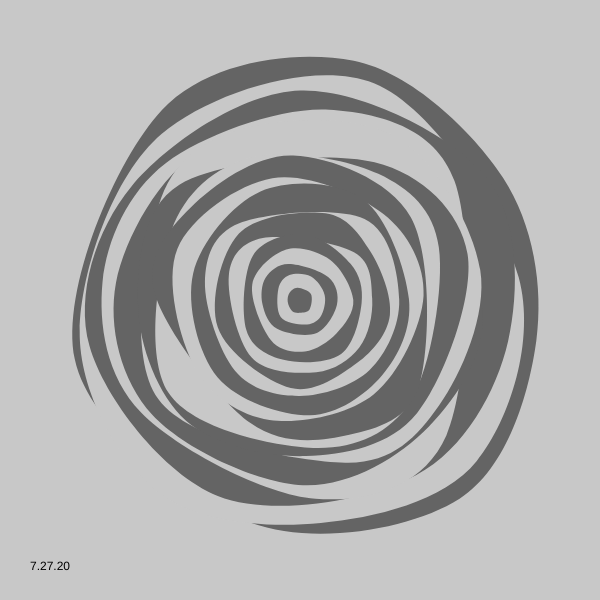
Frame 1 (no input)
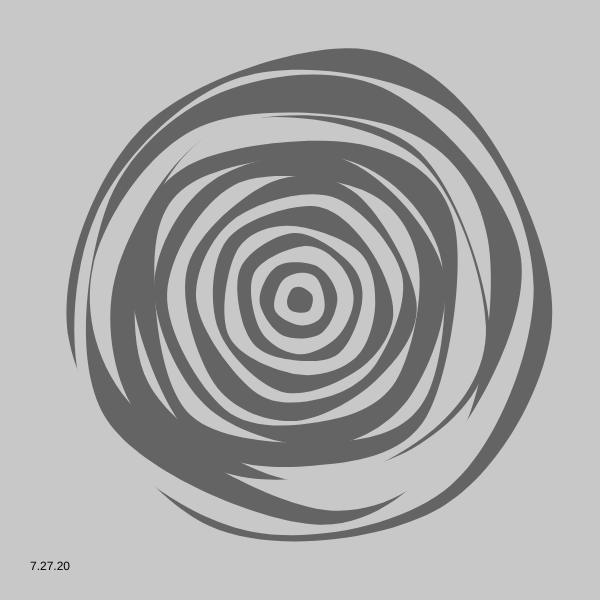
Frame 60 (no input)
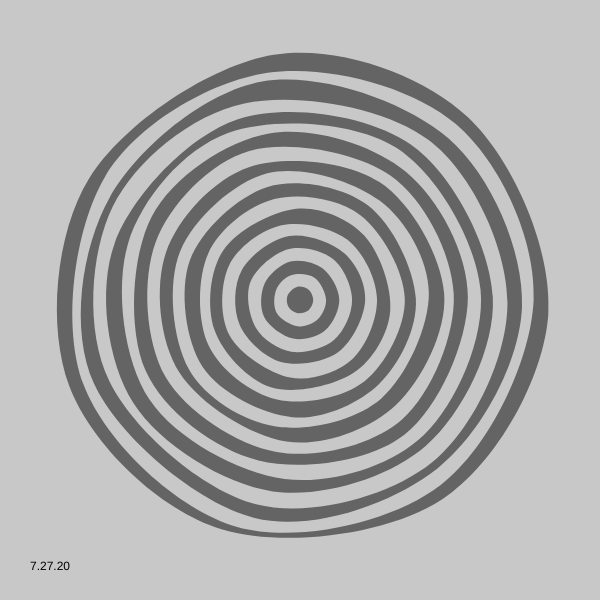
Frame 120 (the mouse pressed at the canvas centre since frame 60)

The p5.js sketch that drew these frames (run headless with seeded random() and noise() and a simulated clock; from frame 60 on, the mouse is pressed at the canvas centre):

// p5.js sketch
// ── sketch.js
let _divideNum;
let _noiseStep;
let _objectNum;
let _aryObjects = [];
let _aryColor = [];

function setup() {
  let canvasSize;
  createCanvas(600, 600);
  frameRate(60);
  noStroke();
  _divideNum = 7;
  _objectNum =20;
  _aryColor = [color(200),
              color(100)];
  for (let i = 0; i < _objectNum; i++) {
    let myColor;
    if (i % 2 == 0) {
      myColor = _aryColor[0];
    } else {
      myColor = _aryColor[1];
    }
    let newObject = new myObject(myColor, (_objectNum-i)/_objectNum);
    _aryObjects.push(newObject);
  }
}

function draw() {
  if (_objectNum%2 == 0) {
    background(_aryColor[0]);
  } else {
    background(_aryColor[1]);
  }
  for (let i = 0; i < _objectNum; i++) {
    _aryObjects[i].updateMe();
    _aryObjects[i].drawMe();
  }
  fill(0);
  text("7.27.20", 30, height - 30);
}

class myObject {
  constructor(myColor, radiusRatio) {
    this.aryNoise = set_noise();
    this.color = myColor;
    this.centX = width/2;
    this.centY = height/2;
    this.maxRadius = width/1000 + width/2 * (radiusRatio ** 1);
  }
  updateMe() {
    update_noise(this.aryNoise);
  }
  drawMe() {
    _noiseStep = 0.03;
    this.minRadius = this.maxRadius*(0.7);
    let aryPoints = []; //angle, radius
    let sumNoiseAngle = calc_sum_noise(this.aryNoise, 0);
    let currentSumNoise = noise(this.aryNoise[0][0]);
    for (let i = 0; i < _divideNum; i++) {
      aryPoints[i] = []
      currentSumNoise += noise(this.aryNoise[i][0]);
      aryPoints[i][0] = 2*PI*currentSumNoise/sumNoiseAngle;
      aryPoints[i][1] = this.minRadius + (this.maxRadius - this.minRadius) * noise(this.aryNoise[i][1]);
    }
    fill(this.color);
    beginShape();
    for (let i = 0; i < _divideNum; i++) {
      curveVertex(this.centX + aryPoints[i][1] * cos(aryPoints[i][0]),
                  this.centY + aryPoints[i][1] * sin(aryPoints[i][0]));
    }
    for (let i = 0; i < 3; i++) {
      curveVertex(this.centX + aryPoints[i][1] * cos(aryPoints[i][0]),
                  this.centY + aryPoints[i][1] * sin(aryPoints[i][0]));
    }
    endShape();
  }
}

function calc_sum_noise(ary, column) {
  let sum = 0;
  for (let i = 0; i < ary.length; i++) {
    sum += noise(ary[i][column]);
  }
  return sum;
}

function set_noise() {
  let aryNoise = [];
  for (let i = 0; i < _divideNum; i++) {
    aryNoise[i] = [];
    for (let j = 0; j < 5; j++) {
      aryNoise[i][j] = random();  
    }
  }
  return aryNoise;
}

function update_noise(aryNoise) {
  for (let i = 0; i < _divideNum; i++) {
    for (let j = 0; j < 2; j++) {
      aryNoise[i][j] += _noiseStep; 
    }
  }
}
